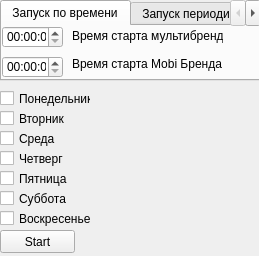
<?xml version="1.0" encoding="UTF-8"?>
<ui version="4.0">
 <class>Form</class>
 <widget class="QWidget" name="Form">
  <property name="geometry">
   <rect>
    <x>0</x>
    <y>0</y>
    <width>259</width>
    <height>256</height>
   </rect>
  </property>
  <property name="windowTitle">
   <string>Form</string>
  </property>
  <widget class="QTabWidget" name="timeStars">
   <property name="geometry">
    <rect>
     <x>0</x>
     <y>0</y>
     <width>261</width>
     <height>81</height>
    </rect>
   </property>
   <property name="currentIndex">
    <number>0</number>
   </property>
   <widget class="QWidget" name="tabTime">
    <attribute name="title">
     <string>Запуск по времени</string>
    </attribute>
    <widget class="QTimeEdit" name="TimeMultiBrand">
     <property name="geometry">
      <rect>
       <x>0</x>
       <y>0</y>
       <width>61</width>
       <height>22</height>
      </rect>
     </property>
    </widget>
    <widget class="QTimeEdit" name="TimeMobiBrand">
     <property name="geometry">
      <rect>
       <x>0</x>
       <y>30</y>
       <width>61</width>
       <height>22</height>
      </rect>
     </property>
    </widget>
    <widget class="QLabel" name="label">
     <property name="geometry">
      <rect>
       <x>70</x>
       <y>0</y>
       <width>151</width>
       <height>20</height>
      </rect>
     </property>
     <property name="text">
      <string>Время старта мультибренд</string>
     </property>
    </widget>
    <widget class="QLabel" name="label_2">
     <property name="geometry">
      <rect>
       <x>70</x>
       <y>30</y>
       <width>171</width>
       <height>16</height>
      </rect>
     </property>
     <property name="text">
      <string>Время старта Mobi Бренда</string>
     </property>
    </widget>
   </widget>
   <widget class="QWidget" name="tabPeriod">
    <attribute name="title">
     <string>Запуск периодически</string>
    </attribute>
    <widget class="QTimeEdit" name="periodMultiBrand">
     <property name="geometry">
      <rect>
       <x>190</x>
       <y>0</y>
       <width>61</width>
       <height>22</height>
      </rect>
     </property>
    </widget>
    <widget class="QLabel" name="label_3">
     <property name="geometry">
      <rect>
       <x>0</x>
       <y>0</y>
       <width>181</width>
       <height>16</height>
      </rect>
     </property>
     <property name="text">
      <string>Запускать мультибренд каждые</string>
     </property>
    </widget>
    <widget class="QLabel" name="label_4">
     <property name="geometry">
      <rect>
       <x>0</x>
       <y>30</y>
       <width>181</width>
       <height>16</height>
      </rect>
     </property>
     <property name="text">
      <string>Запускать Mobi бренд каждые</string>
     </property>
    </widget>
    <widget class="QTimeEdit" name="periodMobiBrand">
     <property name="geometry">
      <rect>
       <x>190</x>
       <y>30</y>
       <width>61</width>
       <height>22</height>
      </rect>
     </property>
    </widget>
   </widget>
  </widget>
  <widget class="QCheckBox" name="monday">
   <property name="geometry">
    <rect>
     <x>0</x>
     <y>90</y>
     <width>91</width>
     <height>17</height>
    </rect>
   </property>
   <property name="text">
    <string>Понедельник</string>
   </property>
  </widget>
  <widget class="QCheckBox" name="tuesday">
   <property name="geometry">
    <rect>
     <x>0</x>
     <y>110</y>
     <width>101</width>
     <height>17</height>
    </rect>
   </property>
   <property name="text">
    <string>Вторник</string>
   </property>
  </widget>
  <widget class="QPushButton" name="pushButton">
   <property name="geometry">
    <rect>
     <x>0</x>
     <y>230</y>
     <width>75</width>
     <height>23</height>
    </rect>
   </property>
   <property name="text">
    <string>Start</string>
   </property>
  </widget>
  <widget class="QCheckBox" name="thursday">
   <property name="geometry">
    <rect>
     <x>0</x>
     <y>150</y>
     <width>70</width>
     <height>17</height>
    </rect>
   </property>
   <property name="text">
    <string>Четверг</string>
   </property>
  </widget>
  <widget class="QCheckBox" name="saturday">
   <property name="geometry">
    <rect>
     <x>0</x>
     <y>190</y>
     <width>70</width>
     <height>17</height>
    </rect>
   </property>
   <property name="text">
    <string>Суббота</string>
   </property>
  </widget>
  <widget class="QCheckBox" name="sunday">
   <property name="geometry">
    <rect>
     <x>0</x>
     <y>210</y>
     <width>111</width>
     <height>17</height>
    </rect>
   </property>
   <property name="text">
    <string>Воскресенье</string>
   </property>
  </widget>
  <widget class="QCheckBox" name="friday">
   <property name="geometry">
    <rect>
     <x>0</x>
     <y>170</y>
     <width>70</width>
     <height>17</height>
    </rect>
   </property>
   <property name="text">
    <string>Пятница</string>
   </property>
  </widget>
  <widget class="QCheckBox" name="wednesday">
   <property name="geometry">
    <rect>
     <x>0</x>
     <y>130</y>
     <width>121</width>
     <height>17</height>
    </rect>
   </property>
   <property name="text">
    <string>Среда</string>
   </property>
  </widget>
 </widget>
 <resources/>
 <connections/>
</ui>
